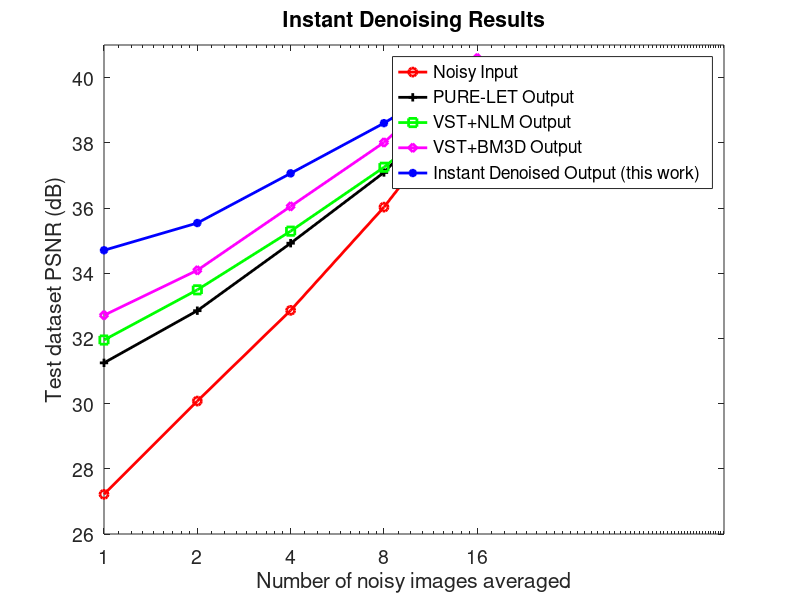

The MATLAB script that drew this image:
close all
clear all
clc

%Varun Mannam
%date: 12thOct 2019
%calculate the PSNR on test-mix data (NBN on 30th nov 400 epochs 0.5 factor)
format long
font = 14;

psnr_ip = [27.2168486491969,30.0777070812251,32.8605742072988,36.0267686522008,39.7026487922039];
pnsr_op_raw = [34.7031916912650,35.5390330012777,37.0630955079367,38.6029213796523,40.3532378684714];
pnsr_op_purelet = [31.95,33.49,35.29,37.25,39.59];
pnsr_op_BM3D = [32.71,34.09,36.05,38.01,40.6];
pnsr_op_NLM = [31.25,32.85,34.92,37.09,40.04];

%x=[1:5]';
x = [1 2 4 8 16]';
%res = [Raw;Avg2;Avg4;Avg8;Avg16];
%plot(x,psnr_ip','b-*','Linewidth',1);
semilogx(x,psnr_ip','ro-','Linewidth',2);
hold on
%plot(x,pnsr_op','r-*','Linewidth',1);
semilogx(x,pnsr_op_NLM','k-+','Linewidth',2);
semilogx(x,pnsr_op_purelet','g-s','Linewidth',2);
semilogx(x,pnsr_op_BM3D','m-d','Linewidth',2);
semilogx(x,pnsr_op_raw','b-*','Linewidth',2);

title('Instant Denoising Results'); %Noisy Input vs Denoised Output')
legend('Noisy Input','PURE-LET Output','VST+NLM Output','VST+BM3D Output','Instant Denoised Output (this work)','Location','best');
%xlabel({'Number of Noisy images (1, 2, 4, 8 and 16) used for averaging'});%
xlabel({'Number of noisy images averaged'});
ylabel('Test dataset PSNR (dB)');
set(gca,'FontSize',font);%,'XTick', 1:16)
ylim([26,41])
xticks([1 2 4 8 16])
xticklabels({'1','2','4','8','16'})